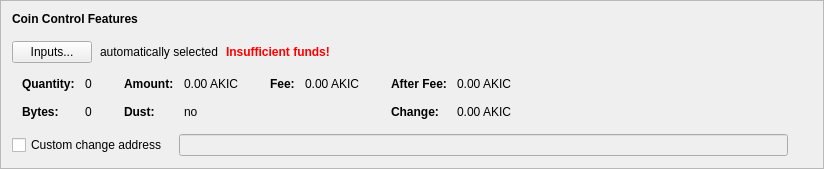
      <widget class="QFrame" name="frameCoinControl">
       <property name="sizePolicy">
        <sizepolicy hsizetype="Preferred" vsizetype="Fixed">
         <horstretch>0</horstretch>
         <verstretch>0</verstretch>
        </sizepolicy>
       </property>
       <property name="frameShape">
        <enum>QFrame::StyledPanel</enum>
       </property>
       <property name="frameShadow">
        <enum>QFrame::Raised</enum>
       </property>
       <layout class="QVBoxLayout" name="verticalLayout_4">
        <item>
         <layout class="QVBoxLayout" name="verticalLayoutCoinControl" stretch="0,0,0,0,0">
          <property name="spacing">
           <number>0</number>
          </property>
          <property name="sizeConstraint">
           <enum>QLayout::SetDefaultConstraint</enum>
          </property>
          <property name="leftMargin">
           <number>0</number>
          </property>
          <property name="topMargin">
           <number>0</number>
          </property>
          <item>
           <layout class="QHBoxLayout" name="horizontalLayoutCoinControl1">
            <property name="bottomMargin">
             <number>15</number>
            </property>
            <item>
             <widget class="QLabel" name="labelCoinControlFeatures">
              <property name="sizePolicy">
               <sizepolicy hsizetype="Preferred" vsizetype="Maximum">
                <horstretch>0</horstretch>
                <verstretch>0</verstretch>
               </sizepolicy>
              </property>
              <property name="font">
               <font>
                <weight>75</weight>
                <bold>true</bold>
               </font>
              </property>
              <property name="styleSheet">
               <string notr="true">font-weight:bold;</string>
              </property>
              <property name="text">
               <string>Coin Control Features</string>
              </property>
             </widget>
            </item>
           </layout>
          </item>
          <item>
           <layout class="QHBoxLayout" name="horizontalLayoutCoinControl2" stretch="0,0,0,0">
            <property name="spacing">
             <number>8</number>
            </property>
            <property name="bottomMargin">
             <number>10</number>
            </property>
            <item>
             <widget class="QPushButton" name="pushButtonCoinControl">
              <property name="styleSheet">
               <string notr="true"/>
              </property>
              <property name="text">
               <string>Inputs...</string>
              </property>
              <property name="autoDefault">
               <bool>false</bool>
              </property>
             </widget>
            </item>
            <item>
             <widget class="QLabel" name="labelCoinControlAutomaticallySelected">
              <property name="text">
               <string>automatically selected</string>
              </property>
              <property name="margin">
               <number>5</number>
              </property>
             </widget>
            </item>
            <item>
             <widget class="QLabel" name="labelCoinControlInsuffFunds">
              <property name="font">
               <font>
                <weight>75</weight>
                <bold>true</bold>
               </font>
              </property>
              <property name="styleSheet">
               <string notr="true">color:red;font-weight:bold;</string>
              </property>
              <property name="text">
               <string>Insufficient funds!</string>
              </property>
              <property name="margin">
               <number>5</number>
              </property>
             </widget>
            </item>
            <item>
             <spacer name="horizontalSpacerCoinControl">
              <property name="orientation">
               <enum>Qt::Horizontal</enum>
              </property>
              <property name="sizeHint" stdset="0">
               <size>
                <width>40</width>
                <height>1</height>
               </size>
              </property>
             </spacer>
            </item>
           </layout>
          </item>
          <item>
           <widget class="QWidget" name="widgetCoinControl" native="true">
            <property name="sizePolicy">
             <sizepolicy hsizetype="Preferred" vsizetype="Preferred">
              <horstretch>0</horstretch>
              <verstretch>0</verstretch>
             </sizepolicy>
            </property>
            <property name="minimumSize">
             <size>
              <width>0</width>
              <height>0</height>
             </size>
            </property>
            <property name="styleSheet">
             <string notr="true"/>
            </property>
            <layout class="QHBoxLayout" name="horizontalLayoutCoinControl5">
             <property name="leftMargin">
              <number>0</number>
             </property>
             <property name="topMargin">
              <number>0</number>
             </property>
             <property name="rightMargin">
              <number>0</number>
             </property>
             <property name="bottomMargin">
              <number>0</number>
             </property>
             <item>
              <layout class="QHBoxLayout" name="horizontalLayoutCoinControl3" stretch="0,0,0,1">
               <property name="spacing">
                <number>20</number>
               </property>
               <property name="topMargin">
                <number>0</number>
               </property>
               <property name="bottomMargin">
                <number>10</number>
               </property>
               <item>
                <layout class="QFormLayout" name="formLayoutCoinControl1">
                 <property name="horizontalSpacing">
                  <number>10</number>
                 </property>
                 <property name="verticalSpacing">
                  <number>14</number>
                 </property>
                 <property name="leftMargin">
                  <number>10</number>
                 </property>
                 <property name="topMargin">
                  <number>4</number>
                 </property>
                 <property name="rightMargin">
                  <number>6</number>
                 </property>
                 <item row="0" column="0">
                  <widget class="QLabel" name="labelCoinControlQuantityText">
                   <property name="font">
                    <font>
                     <weight>75</weight>
                     <bold>true</bold>
                    </font>
                   </property>
                   <property name="text">
                    <string>Quantity:</string>
                   </property>
                   <property name="margin">
                    <number>0</number>
                   </property>
                  </widget>
                 </item>
                 <item row="0" column="1">
                  <widget class="QLabel" name="labelCoinControlQuantity">
                   <property name="cursor">
                    <cursorShape>IBeamCursor</cursorShape>
                   </property>
                   <property name="contextMenuPolicy">
                    <enum>Qt::ActionsContextMenu</enum>
                   </property>
                   <property name="text">
                    <string notr="true">0</string>
                   </property>
                   <property name="margin">
                    <number>0</number>
                   </property>
                   <property name="textInteractionFlags">
                    <set>Qt::LinksAccessibleByMouse|Qt::TextSelectableByKeyboard|Qt::TextSelectableByMouse</set>
                   </property>
                  </widget>
                 </item>
                 <item row="1" column="0">
                  <widget class="QLabel" name="labelCoinControlBytesText">
                   <property name="font">
                    <font>
                     <weight>75</weight>
                     <bold>true</bold>
                    </font>
                   </property>
                   <property name="text">
                    <string>Bytes:</string>
                   </property>
                  </widget>
                 </item>
                 <item row="1" column="1">
                  <widget class="QLabel" name="labelCoinControlBytes">
                   <property name="cursor">
                    <cursorShape>IBeamCursor</cursorShape>
                   </property>
                   <property name="contextMenuPolicy">
                    <enum>Qt::ActionsContextMenu</enum>
                   </property>
                   <property name="text">
                    <string notr="true">0</string>
                   </property>
                   <property name="textInteractionFlags">
                    <set>Qt::LinksAccessibleByMouse|Qt::TextSelectableByKeyboard|Qt::TextSelectableByMouse</set>
                   </property>
                  </widget>
                 </item>
                </layout>
               </item>
               <item>
                <layout class="QFormLayout" name="formLayoutCoinControl2">
                 <property name="horizontalSpacing">
                  <number>10</number>
                 </property>
                 <property name="verticalSpacing">
                  <number>14</number>
                 </property>
                 <property name="leftMargin">
                  <number>6</number>
                 </property>
                 <property name="topMargin">
                  <number>4</number>
                 </property>
                 <property name="rightMargin">
                  <number>6</number>
                 </property>
                 <item row="0" column="0">
                  <widget class="QLabel" name="labelCoinControlAmountText">
                   <property name="font">
                    <font>
                     <weight>75</weight>
                     <bold>true</bold>
                    </font>
                   </property>
                   <property name="text">
                    <string>Amount:</string>
                   </property>
                   <property name="margin">
                    <number>0</number>
                   </property>
                  </widget>
                 </item>
                 <item row="0" column="1">
                  <widget class="QLabel" name="labelCoinControlAmount">
                   <property name="cursor">
                    <cursorShape>IBeamCursor</cursorShape>
                   </property>
                   <property name="contextMenuPolicy">
                    <enum>Qt::ActionsContextMenu</enum>
                   </property>
                   <property name="text">
                    <string notr="true">0.00 AKIC</string>
                   </property>
                   <property name="textInteractionFlags">
                    <set>Qt::LinksAccessibleByMouse|Qt::TextSelectableByKeyboard|Qt::TextSelectableByMouse</set>
                   </property>
                  </widget>
                 </item>
                 <item row="1" column="0">
                  <widget class="QLabel" name="labelCoinControlLowOutputText">
                   <property name="font">
                    <font>
                     <weight>75</weight>
                     <bold>true</bold>
                    </font>
                   </property>
                   <property name="text">
                    <string>Dust:</string>
                   </property>
                  </widget>
                 </item>
                 <item row="1" column="1">
                  <widget class="QLabel" name="labelCoinControlLowOutput">
                   <property name="cursor">
                    <cursorShape>IBeamCursor</cursorShape>
                   </property>
                   <property name="contextMenuPolicy">
                    <enum>Qt::ActionsContextMenu</enum>
                   </property>
                   <property name="text">
                    <string notr="true">no</string>
                   </property>
                   <property name="textInteractionFlags">
                    <set>Qt::LinksAccessibleByMouse|Qt::TextSelectableByKeyboard|Qt::TextSelectableByMouse</set>
                   </property>
                  </widget>
                 </item>
                </layout>
               </item>
               <item>
                <layout class="QFormLayout" name="formLayoutCoinControl3">
                 <property name="horizontalSpacing">
                  <number>10</number>
                 </property>
                 <property name="verticalSpacing">
                  <number>14</number>
                 </property>
                 <property name="leftMargin">
                  <number>6</number>
                 </property>
                 <property name="topMargin">
                  <number>4</number>
                 </property>
                 <property name="rightMargin">
                  <number>6</number>
                 </property>
                 <item row="0" column="0">
                  <widget class="QLabel" name="labelCoinControlFeeText">
                   <property name="font">
                    <font>
                     <weight>75</weight>
                     <bold>true</bold>
                    </font>
                   </property>
                   <property name="text">
                    <string>Fee:</string>
                   </property>
                   <property name="margin">
                    <number>0</number>
                   </property>
                  </widget>
                 </item>
                 <item row="0" column="1">
                  <widget class="QLabel" name="labelCoinControlFee">
                   <property name="cursor">
                    <cursorShape>IBeamCursor</cursorShape>
                   </property>
                   <property name="contextMenuPolicy">
                    <enum>Qt::ActionsContextMenu</enum>
                   </property>
                   <property name="text">
                    <string notr="true">0.00 AKIC</string>
                   </property>
                   <property name="textInteractionFlags">
                    <set>Qt::LinksAccessibleByMouse|Qt::TextSelectableByKeyboard|Qt::TextSelectableByMouse</set>
                   </property>
                  </widget>
                 </item>
                </layout>
               </item>
               <item>
                <layout class="QFormLayout" name="formLayoutCoinControl4">
                 <property name="horizontalSpacing">
                  <number>10</number>
                 </property>
                 <property name="verticalSpacing">
                  <number>14</number>
                 </property>
                 <property name="leftMargin">
                  <number>6</number>
                 </property>
                 <property name="topMargin">
                  <number>4</number>
                 </property>
                 <property name="rightMargin">
                  <number>6</number>
                 </property>
                 <item row="0" column="0">
                  <widget class="QLabel" name="labelCoinControlAfterFeeText">
                   <property name="font">
                    <font>
                     <weight>75</weight>
                     <bold>true</bold>
                    </font>
                   </property>
                   <property name="text">
                    <string>After Fee:</string>
                   </property>
                   <property name="margin">
                    <number>0</number>
                   </property>
                  </widget>
                 </item>
                 <item row="0" column="1">
                  <widget class="QLabel" name="labelCoinControlAfterFee">
                   <property name="cursor">
                    <cursorShape>IBeamCursor</cursorShape>
                   </property>
                   <property name="contextMenuPolicy">
                    <enum>Qt::ActionsContextMenu</enum>
                   </property>
                   <property name="text">
                    <string notr="true">0.00 AKIC</string>
                   </property>
                   <property name="textInteractionFlags">
                    <set>Qt::LinksAccessibleByMouse|Qt::TextSelectableByKeyboard|Qt::TextSelectableByMouse</set>
                   </property>
                  </widget>
                 </item>
                 <item row="1" column="0">
                  <widget class="QLabel" name="labelCoinControlChangeText">
                   <property name="font">
                    <font>
                     <weight>75</weight>
                     <bold>true</bold>
                    </font>
                   </property>
                   <property name="text">
                    <string>Change:</string>
                   </property>
                  </widget>
                 </item>
                 <item row="1" column="1">
                  <widget class="QLabel" name="labelCoinControlChange">
                   <property name="cursor">
                    <cursorShape>IBeamCursor</cursorShape>
                   </property>
                   <property name="contextMenuPolicy">
                    <enum>Qt::ActionsContextMenu</enum>
                   </property>
                   <property name="text">
                    <string notr="true">0.00 AKIC</string>
                   </property>
                   <property name="textInteractionFlags">
                    <set>Qt::LinksAccessibleByMouse|Qt::TextSelectableByKeyboard|Qt::TextSelectableByMouse</set>
                   </property>
                  </widget>
                 </item>
                </layout>
               </item>
              </layout>
             </item>
            </layout>
           </widget>
          </item>
          <item>
           <layout class="QHBoxLayout" name="horizontalLayoutCoinControl4" stretch="0,0,0">
            <property name="spacing">
             <number>12</number>
            </property>
            <property name="sizeConstraint">
             <enum>QLayout::SetDefaultConstraint</enum>
            </property>
            <property name="topMargin">
             <number>5</number>
            </property>
            <property name="rightMargin">
             <number>5</number>
            </property>
            <item>
             <widget class="QCheckBox" name="checkBoxCoinControlChange">
              <property name="toolTip">
               <string>If this is activated, but the change address is empty or invalid, change will be sent to a newly generated address.</string>
              </property>
              <property name="text">
               <string>Custom change address</string>
              </property>
             </widget>
            </item>
            <item>
             <widget class="QValidatedLineEdit" name="lineEditCoinControlChange">
              <property name="enabled">
               <bool>false</bool>
              </property>
              <property name="sizePolicy">
               <sizepolicy hsizetype="Expanding" vsizetype="Fixed">
                <horstretch>0</horstretch>
                <verstretch>0</verstretch>
               </sizepolicy>
              </property>
             </widget>
            </item>
            <item>
             <widget class="QLabel" name="labelCoinControlChangeLabel">
              <property name="sizePolicy">
               <sizepolicy hsizetype="Preferred" vsizetype="Expanding">
                <horstretch>0</horstretch>
                <verstretch>0</verstretch>
               </sizepolicy>
              </property>
              <property name="minimumSize">
               <size>
                <width>0</width>
                <height>0</height>
               </size>
              </property>
              <property name="text">
               <string/>
              </property>
              <property name="margin">
               <number>3</number>
              </property>
             </widget>
            </item>
           </layout>
          </item>
          <item>
           <spacer name="verticalSpacerCoinControl">
            <property name="orientation">
             <enum>Qt::Vertical</enum>
            </property>
            <property name="sizeType">
             <enum>QSizePolicy::Expanding</enum>
            </property>
            <property name="sizeHint" stdset="0">
             <size>
              <width>800</width>
              <height>1</height>
             </size>
            </property>
           </spacer>
          </item>
         </layout>
        </item>
       </layout>
      </widget>
